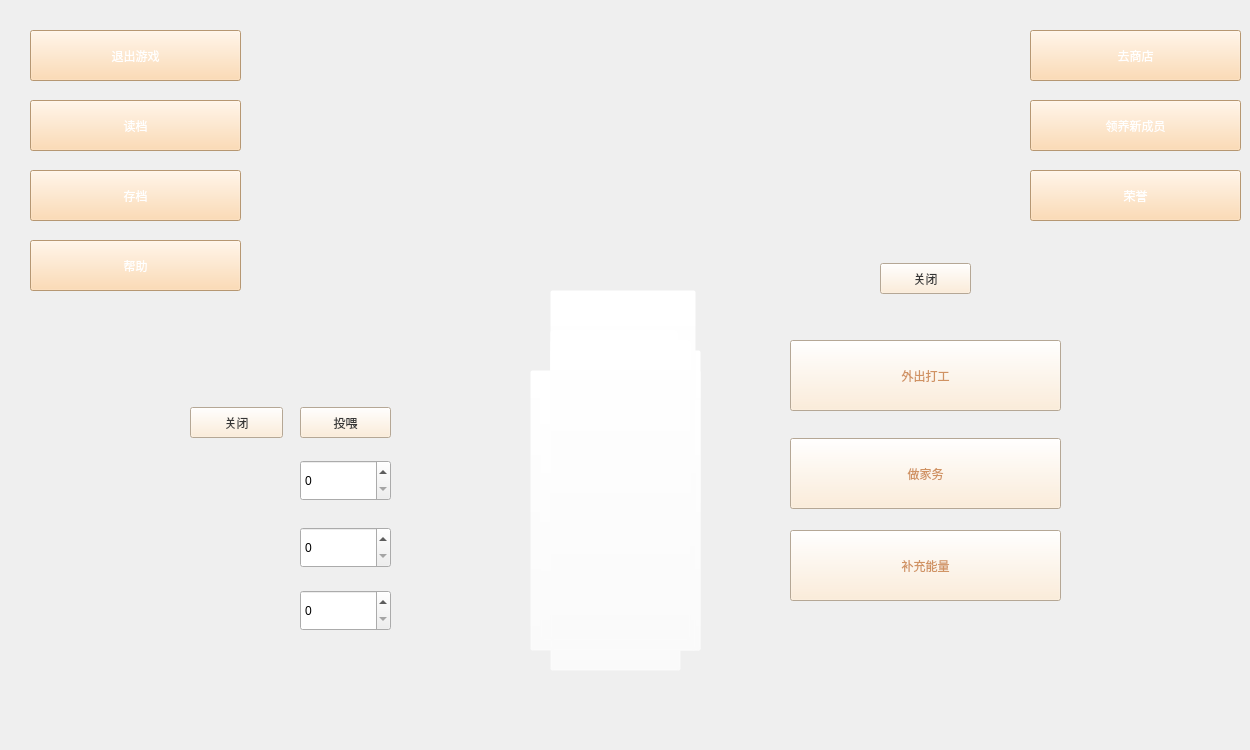
     <widget class="QWidget" name="home">
      <property name="styleSheet">
       <string notr="true">background-image: url(:/main/img/background.png);</string>
      </property>
      <widget class="QPushButton" name="pushButton_gotostore">
       <property name="geometry">
        <rect>
         <x>1030</x>
         <y>30</y>
         <width>211</width>
         <height>51</height>
        </rect>
       </property>
       <property name="styleSheet">
        <string notr="true">background-color: rgb(255, 211, 160);
font: 20pt &quot;华文琥珀&quot;;
background-image: url(:/main/img/store.png);
color:white;</string>
       </property>
       <property name="text">
        <string>去商店</string>
       </property>
      </widget>
      <widget class="QPushButton" name="pushButton_exit">
       <property name="geometry">
        <rect>
         <x>30</x>
         <y>30</y>
         <width>211</width>
         <height>51</height>
        </rect>
       </property>
       <property name="styleSheet">
        <string notr="true">background-color: rgb(255, 211, 160);
font: 20pt &quot;华文琥珀&quot;;
background-image: url(:/main/img/store.png);
color:white;</string>
       </property>
       <property name="text">
        <string>退出游戏</string>
       </property>
      </widget>
      <widget class="QPushButton" name="pushButton_newmember">
       <property name="geometry">
        <rect>
         <x>1030</x>
         <y>100</y>
         <width>211</width>
         <height>51</height>
        </rect>
       </property>
       <property name="styleSheet">
        <string notr="true">background-color: rgb(255, 211, 160);
font: 20pt &quot;华文琥珀&quot;;
background-image: url(:/main/img/store.png);
color:white;</string>
       </property>
       <property name="text">
        <string>领养新成员</string>
       </property>
      </widget>
      <widget class="QPushButton" name="pushButton_help">
       <property name="geometry">
        <rect>
         <x>30</x>
         <y>240</y>
         <width>211</width>
         <height>51</height>
        </rect>
       </property>
       <property name="styleSheet">
        <string notr="true">background-color: rgb(255, 211, 160);
font: 20pt &quot;华文琥珀&quot;;
background-image: url(:/main/img/store.png);
color:white;</string>
       </property>
       <property name="text">
        <string>帮助</string>
       </property>
      </widget>
      <widget class="QPushButton" name="pushButton_read">
       <property name="geometry">
        <rect>
         <x>30</x>
         <y>100</y>
         <width>211</width>
         <height>51</height>
        </rect>
       </property>
       <property name="styleSheet">
        <string notr="true">background-color: rgb(255, 211, 160);
font: 20pt &quot;华文琥珀&quot;;
background-image: url(:/main/img/store.png);
color:white;</string>
       </property>
       <property name="text">
        <string>读档</string>
       </property>
      </widget>
      <widget class="QPushButton" name="pushButton_save">
       <property name="geometry">
        <rect>
         <x>30</x>
         <y>170</y>
         <width>211</width>
         <height>51</height>
        </rect>
       </property>
       <property name="styleSheet">
        <string notr="true">background-color: rgb(255, 211, 160);
font: 20pt &quot;华文琥珀&quot;;
background-image: url(:/main/img/store.png);
color:white;</string>
       </property>
       <property name="text">
        <string>存档</string>
       </property>
      </widget>
      <widget class="QLabel" name="label_Title">
       <property name="geometry">
        <rect>
         <x>300</x>
         <y>40</y>
         <width>201</width>
         <height>41</height>
        </rect>
       </property>
       <property name="styleSheet">
        <string notr="true">background-image: url(:/main/img/homeshow.png);
color: rgb(227, 125, 63);
font: 14pt &quot;华文琥珀&quot;;</string>
       </property>
       <property name="text">
        <string/>
       </property>
      </widget>
      <widget class="QLabel" name="label_Wealth">
       <property name="geometry">
        <rect>
         <x>520</x>
         <y>40</y>
         <width>161</width>
         <height>41</height>
        </rect>
       </property>
       <property name="styleSheet">
        <string notr="true">background-image: url(:/main/img/homeshow.png);
color: rgb(227, 125, 63);
font: 14pt &quot;华文琥珀&quot;;</string>
       </property>
       <property name="text">
        <string/>
       </property>
      </widget>
      <widget class="QLabel" name="label_Love">
       <property name="geometry">
        <rect>
         <x>690</x>
         <y>40</y>
         <width>131</width>
         <height>41</height>
        </rect>
       </property>
       <property name="styleSheet">
        <string notr="true">background-image: url(:/main/img/homeshow.png);
color: rgb(227, 125, 63);
font: 14pt &quot;华文琥珀&quot;;</string>
       </property>
       <property name="text">
        <string/>
       </property>
      </widget>
      <widget class="QPushButton" name="pushButton_beagles">
       <property name="geometry">
        <rect>
         <x>550</x>
         <y>430</y>
         <width>131</width>
         <height>241</height>
        </rect>
       </property>
       <property name="toolTipDuration">
        <number>0</number>
       </property>
       <property name="styleSheet">
        <string notr="true">background-image: url(:/dog/img/Beagles.png);
background-color: rgba(255, 255, 255, 0);</string>
       </property>
       <property name="text">
        <string/>
       </property>
      </widget>
      <widget class="QPushButton" name="pushButton_chihuahua">
       <property name="geometry">
        <rect>
         <x>560</x>
         <y>460</y>
         <width>131</width>
         <height>181</height>
        </rect>
       </property>
       <property name="toolTipDuration">
        <number>0</number>
       </property>
       <property name="styleSheet">
        <string notr="true">background-image: url(:/dog/img/Chihuahua.png);
background-color: rgba(255, 255, 255, 0);</string>
       </property>
       <property name="text">
        <string/>
       </property>
      </widget>
      <widget class="QPushButton" name="pushButton_Dalmatians">
       <property name="geometry">
        <rect>
         <x>550</x>
         <y>350</y>
         <width>151</width>
         <height>301</height>
        </rect>
       </property>
       <property name="toolTipDuration">
        <number>0</number>
       </property>
       <property name="styleSheet">
        <string notr="true">background-image: url(:/dog/img/Dalmatians.png);
background-color: rgba(255, 255, 255, 0);</string>
       </property>
       <property name="text">
        <string/>
       </property>
      </widget>
      <widget class="QPushButton" name="pushButton_Mastiff">
       <property name="geometry">
        <rect>
         <x>530</x>
         <y>370</y>
         <width>171</width>
         <height>281</height>
        </rect>
       </property>
       <property name="toolTipDuration">
        <number>0</number>
       </property>
       <property name="styleSheet">
        <string notr="true">background-image: url(:/dog/img/Mastiff.png);
background-color: rgba(255, 255, 255, 0);</string>
       </property>
       <property name="text">
        <string/>
       </property>
      </widget>
      <widget class="QPushButton" name="pushButton_borderCollie">
       <property name="geometry">
        <rect>
         <x>560</x>
         <y>400</y>
         <width>131</width>
         <height>241</height>
        </rect>
       </property>
       <property name="toolTipDuration">
        <number>0</number>
       </property>
       <property name="styleSheet">
        <string notr="true">background-image: url(:/dog/img/borderCollie.png);
background-color: rgba(255, 255, 255, 0);</string>
       </property>
       <property name="text">
        <string/>
       </property>
      </widget>
      <widget class="QPushButton" name="pushButton_bullTerrier">
       <property name="geometry">
        <rect>
         <x>540</x>
         <y>390</y>
         <width>151</width>
         <height>251</height>
        </rect>
       </property>
       <property name="toolTipDuration">
        <number>0</number>
       </property>
       <property name="styleSheet">
        <string notr="true">background-image: url(:/dog/img/bullTerrier.png);
background-color: rgba(255, 255, 255, 0);</string>
       </property>
       <property name="text">
        <string/>
       </property>
      </widget>
      <widget class="QPushButton" name="pushButton_doberman">
       <property name="geometry">
        <rect>
         <x>550</x>
         <y>290</y>
         <width>146</width>
         <height>361</height>
        </rect>
       </property>
       <property name="toolTipDuration">
        <number>0</number>
       </property>
       <property name="styleSheet">
        <string notr="true">background-image: url(:/dog/img/doberman.png);
background-color: rgba(255, 255, 255, 0);</string>
       </property>
       <property name="text">
        <string/>
       </property>
      </widget>
      <widget class="QPushButton" name="pushButton_german">
       <property name="geometry">
        <rect>
         <x>550</x>
         <y>330</y>
         <width>128</width>
         <height>311</height>
        </rect>
       </property>
       <property name="toolTipDuration">
        <number>0</number>
       </property>
       <property name="styleSheet">
        <string notr="true">background-image: url(:/dog/img/german.png);
background-color: rgba(255, 255, 255, 0);</string>
       </property>
       <property name="text">
        <string/>
       </property>
      </widget>
      <widget class="QPushButton" name="pushButton_husky">
       <property name="geometry">
        <rect>
         <x>540</x>
         <y>400</y>
         <width>131</width>
         <height>241</height>
        </rect>
       </property>
       <property name="toolTipDuration">
        <number>0</number>
       </property>
       <property name="styleSheet">
        <string notr="true">background-image: url(:/dog/img/husky.png);
background-color: rgba(255, 255, 255, 0);</string>
       </property>
       <property name="text">
        <string/>
       </property>
      </widget>
      <widget class="QPushButton" name="pushButton_shetland">
       <property name="geometry">
        <rect>
         <x>550</x>
         <y>340</y>
         <width>141</width>
         <height>301</height>
        </rect>
       </property>
       <property name="toolTipDuration">
        <number>0</number>
       </property>
       <property name="styleSheet">
        <string notr="true">background-image: url(:/dog/img/shetland.png);
background-color: rgba(255, 255, 255, 0);</string>
       </property>
       <property name="text">
        <string/>
       </property>
      </widget>
      <widget class="QWidget" name="opinion" native="true">
       <property name="geometry">
        <rect>
         <x>740</x>
         <y>250</y>
         <width>371</width>
         <height>411</height>
        </rect>
       </property>
       <property name="styleSheet">
        <string notr="true">background-image: url(:/main/img/opinions.png);</string>
       </property>
       <widget class="QPushButton" name="dowork">
        <property name="geometry">
         <rect>
          <x>50</x>
          <y>90</y>
          <width>271</width>
          <height>71</height>
         </rect>
        </property>
        <property name="toolTipDuration">
         <number>0</number>
        </property>
        <property name="styleSheet">
         <string notr="true">font: 20pt &quot;华文琥珀&quot;;
color: rgb(208, 146, 98);
background-color: rgb(254, 234, 209);
background-image: url(:/main/img/opinions_background.png);</string>
        </property>
        <property name="text">
         <string>外出打工</string>
        </property>
       </widget>
       <widget class="QPushButton" name="dohousework">
        <property name="geometry">
         <rect>
          <x>50</x>
          <y>188</y>
          <width>271</width>
          <height>71</height>
         </rect>
        </property>
        <property name="toolTipDuration">
         <number>0</number>
        </property>
        <property name="styleSheet">
         <string notr="true">font: 20pt &quot;华文琥珀&quot;;
color: rgb(208, 146, 98);
background-color: rgb(254, 234, 209);
background-image: url(:/main/img/opinions_background.png);</string>
        </property>
        <property name="text">
         <string>做家务</string>
        </property>
       </widget>
       <widget class="QPushButton" name="eat">
        <property name="geometry">
         <rect>
          <x>50</x>
          <y>280</y>
          <width>271</width>
          <height>71</height>
         </rect>
        </property>
        <property name="toolTipDuration">
         <number>0</number>
        </property>
        <property name="styleSheet">
         <string notr="true">font: 20pt &quot;华文琥珀&quot;;
color: rgb(208, 146, 98);
background-color: rgb(254, 234, 209);
background-image: url(:/main/img/opinions_background.png);</string>
        </property>
        <property name="text">
         <string>补充能量</string>
        </property>
       </widget>
       <widget class="QPushButton" name="exit">
        <property name="geometry">
         <rect>
          <x>140</x>
          <y>13</y>
          <width>91</width>
          <height>31</height>
         </rect>
        </property>
        <property name="toolTipDuration">
         <number>0</number>
        </property>
        <property name="styleSheet">
         <string notr="true">font: 15pt &quot;华文琥珀&quot;;
color: rgb(53, 53, 53);
background-color: rgb(254, 234, 209);
background-image: url(:/main/img/opinions_background.png);</string>
        </property>
        <property name="text">
         <string>关闭</string>
        </property>
       </widget>
      </widget>
      <widget class="QWidget" name="eateat" native="true">
       <property name="geometry">
        <rect>
         <x>180</x>
         <y>400</y>
         <width>331</width>
         <height>261</height>
        </rect>
       </property>
       <property name="styleSheet">
        <string notr="true">background-image: url(:/main/img/eat_opinion.png);</string>
       </property>
       <widget class="QSpinBox" name="dogfood">
        <property name="geometry">
         <rect>
          <x>120</x>
          <y>60</y>
          <width>91</width>
          <height>41</height>
         </rect>
        </property>
       </widget>
       <widget class="QSpinBox" name="bonse">
        <property name="geometry">
         <rect>
          <x>120</x>
          <y>127</y>
          <width>91</width>
          <height>41</height>
         </rect>
        </property>
       </widget>
       <widget class="QSpinBox" name="medicine">
        <property name="geometry">
         <rect>
          <x>120</x>
          <y>190</y>
          <width>91</width>
          <height>41</height>
         </rect>
        </property>
       </widget>
       <widget class="QLabel" name="label_dogfood_2">
        <property name="geometry">
         <rect>
          <x>230</x>
          <y>60</y>
          <width>71</width>
          <height>41</height>
         </rect>
        </property>
        <property name="styleSheet">
         <string notr="true">background-image: url(:/main/img/opinions_background.png);
font: 16pt &quot;华文琥珀&quot;;
color: rgb(255, 255, 255);</string>
        </property>
        <property name="text">
         <string/>
        </property>
       </widget>
       <widget class="QLabel" name="label_bonse_2">
        <property name="geometry">
         <rect>
          <x>230</x>
          <y>128</y>
          <width>71</width>
          <height>41</height>
         </rect>
        </property>
        <property name="styleSheet">
         <string notr="true">background-image: url(:/main/img/opinions_background.png);
font: 16pt &quot;华文琥珀&quot;;
color: rgb(255, 255, 255);</string>
        </property>
        <property name="text">
         <string/>
        </property>
       </widget>
       <widget class="QLabel" name="label_medicine_2">
        <property name="geometry">
         <rect>
          <x>230</x>
          <y>190</y>
          <width>71</width>
          <height>41</height>
         </rect>
        </property>
        <property name="styleSheet">
         <string notr="true">background-image: url(:/main/img/opinions_background.png);
font: 16pt &quot;华文琥珀&quot;;
color: rgb(255, 255, 255);</string>
        </property>
        <property name="text">
         <string/>
        </property>
       </widget>
       <widget class="QPushButton" name="feed">
        <property name="geometry">
         <rect>
          <x>120</x>
          <y>7</y>
          <width>91</width>
          <height>31</height>
         </rect>
        </property>
        <property name="toolTipDuration">
         <number>0</number>
        </property>
        <property name="styleSheet">
         <string notr="true">font: 10pt &quot;华文琥珀&quot;;
color: rgb(53, 53, 53);
background-color: rgb(254, 234, 209);
background-image: url(:/main/img/opinions_background.png);</string>
        </property>
        <property name="text">
         <string>投喂</string>
        </property>
       </widget>
       <widget class="QPushButton" name="exit_2">
        <property name="geometry">
         <rect>
          <x>10</x>
          <y>7</y>
          <width>93</width>
          <height>31</height>
         </rect>
        </property>
        <property name="toolTipDuration">
         <number>0</number>
        </property>
        <property name="styleSheet">
         <string notr="true">font: 10pt &quot;华文琥珀&quot;;
color: rgb(53, 53, 53);
background-color: rgb(254, 234, 209);
background-image: url(:/main/img/opinions_background.png);</string>
        </property>
        <property name="text">
         <string>关闭</string>
        </property>
       </widget>
       <zorder>bonse</zorder>
       <zorder>medicine</zorder>
       <zorder>feed</zorder>
       <zorder>exit_2</zorder>
       <zorder>label_dogfood_2</zorder>
       <zorder>label_bonse_2</zorder>
       <zorder>label_medicine_2</zorder>
       <zorder>dogfood</zorder>
      </widget>
      <widget class="QLabel" name="label_dogname">
       <property name="geometry">
        <rect>
         <x>250</x>
         <y>700</y>
         <width>251</width>
         <height>41</height>
        </rect>
       </property>
       <property name="styleSheet">
        <string notr="true">background-image: url(:/main/img/homeshow.png);
color: rgb(227, 125, 63);
font: 14pt &quot;华文琥珀&quot;;</string>
       </property>
       <property name="text">
        <string/>
       </property>
      </widget>
      <widget class="QLabel" name="label_energy">
       <property name="geometry">
        <rect>
         <x>510</x>
         <y>700</y>
         <width>151</width>
         <height>41</height>
        </rect>
       </property>
       <property name="styleSheet">
        <string notr="true">background-image: url(:/main/img/homeshow.png);
color: rgb(227, 125, 63);
font: 14pt &quot;华文琥珀&quot;;</string>
       </property>
       <property name="text">
        <string/>
       </property>
      </widget>
      <widget class="QLabel" name="label_value">
       <property name="geometry">
        <rect>
         <x>680</x>
         <y>700</y>
         <width>161</width>
         <height>41</height>
        </rect>
       </property>
       <property name="styleSheet">
        <string notr="true">background-image: url(:/main/img/homeshow.png);
color: rgb(227, 125, 63);
font: 14pt &quot;华文琥珀&quot;;</string>
       </property>
       <property name="text">
        <string/>
       </property>
      </widget>
      <widget class="QLabel" name="label_state">
       <property name="geometry">
        <rect>
         <x>850</x>
         <y>700</y>
         <width>181</width>
         <height>41</height>
        </rect>
       </property>
       <property name="styleSheet">
        <string notr="true">background-image: url(:/main/img/homeshow.png);
color: rgb(227, 125, 63);
font: 14pt &quot;华文琥珀&quot;;</string>
       </property>
       <property name="text">
        <string/>
       </property>
      </widget>
      <widget class="QPushButton" name="pushButton_honor">
       <property name="geometry">
        <rect>
         <x>1030</x>
         <y>170</y>
         <width>211</width>
         <height>51</height>
        </rect>
       </property>
       <property name="styleSheet">
        <string notr="true">background-color: rgb(255, 211, 160);
font: 20pt &quot;华文琥珀&quot;;
background-image: url(:/main/img/store.png);
color:white;</string>
       </property>
       <property name="text">
        <string>荣誉</string>
       </property>
      </widget>
      <widget class="QLabel" name="label_Time">
       <property name="geometry">
        <rect>
         <x>840</x>
         <y>40</y>
         <width>131</width>
         <height>41</height>
        </rect>
       </property>
       <property name="styleSheet">
        <string notr="true">background-image: url(:/main/img/homeshow.png);
color: rgb(227, 125, 63);
font: 14pt &quot;华文琥珀&quot;;</string>
       </property>
       <property name="text">
        <string/>
       </property>
      </widget>
     </widget>
